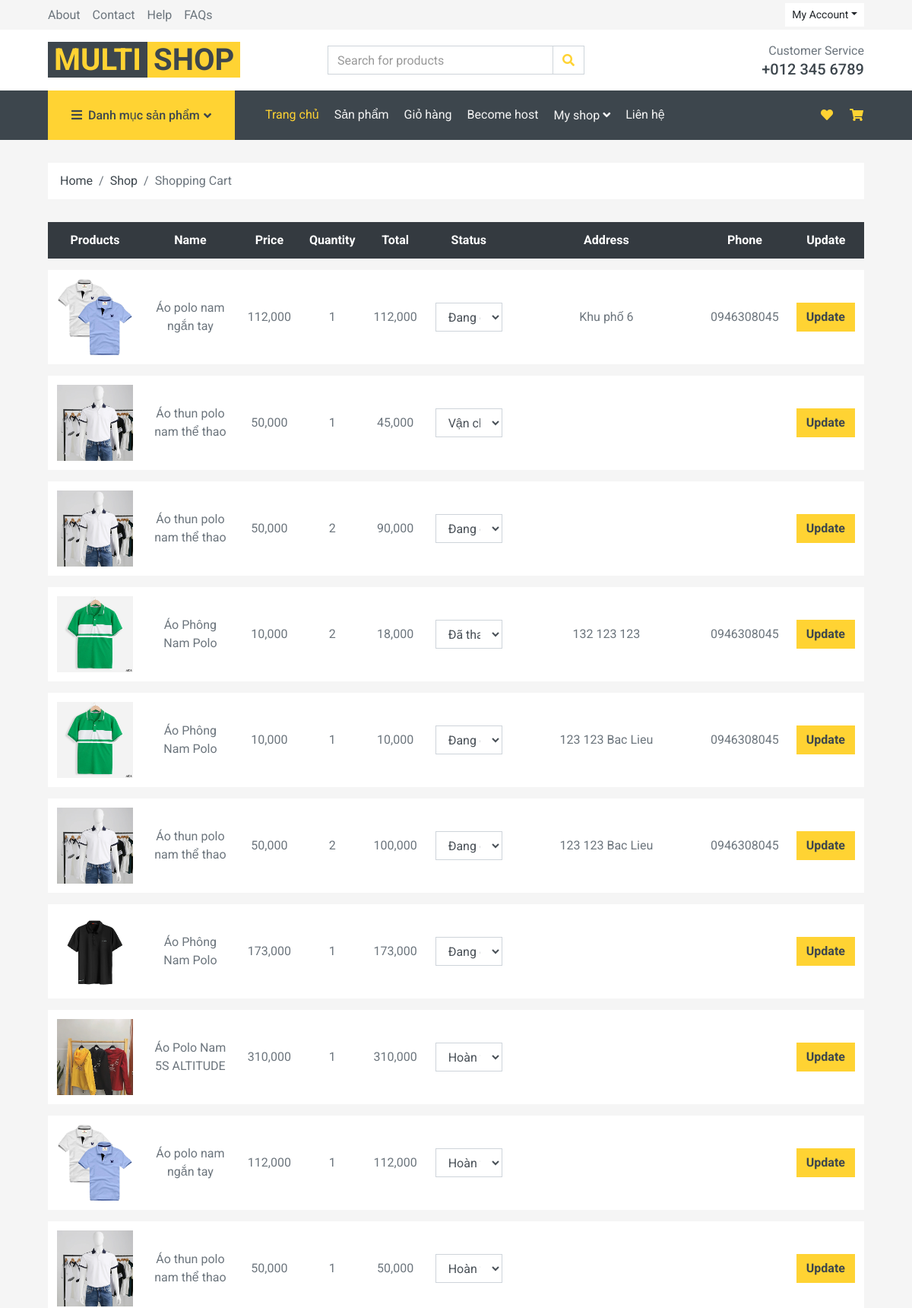
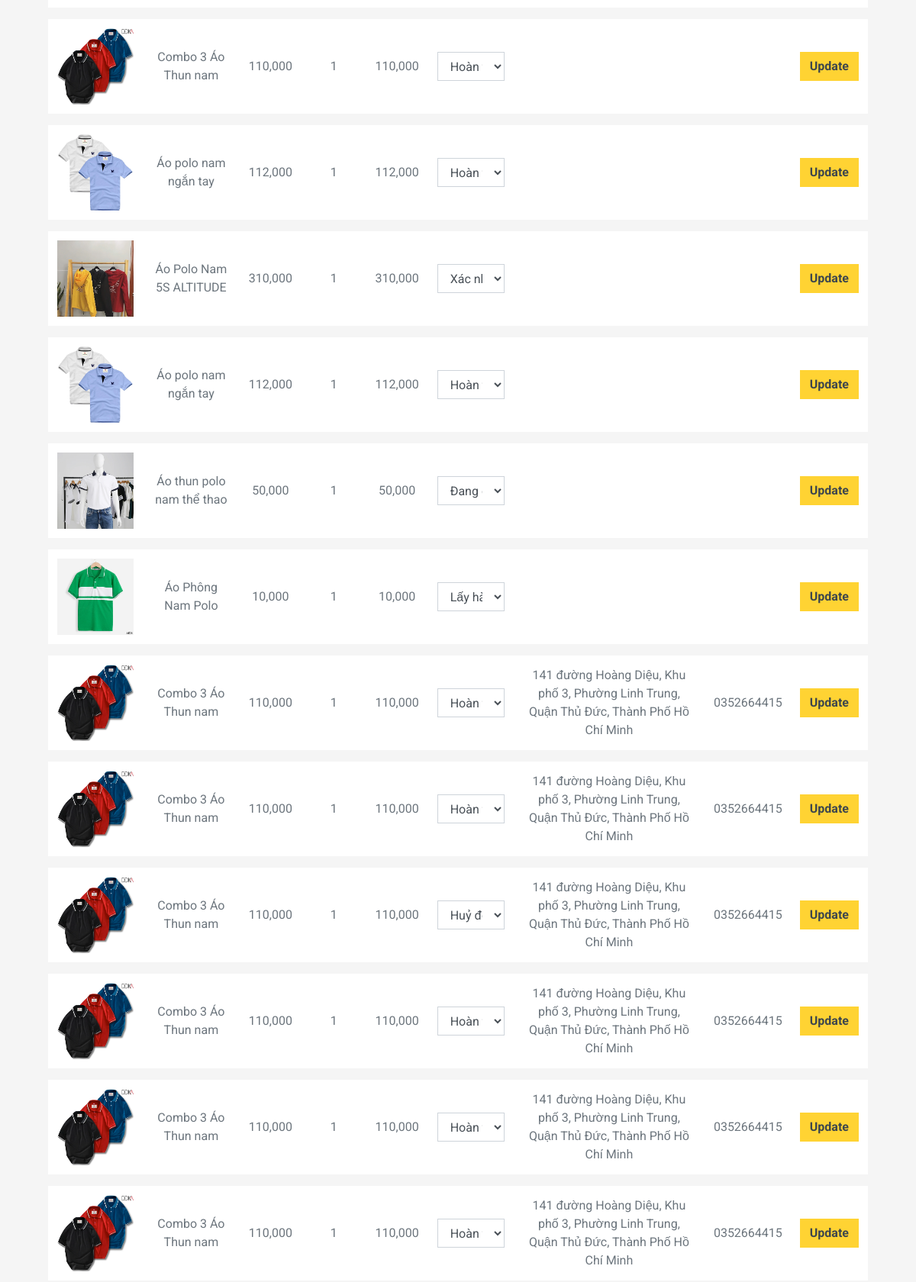
The app's page /order-shop (signed in, upper part) with its own data (2 pictures, top to bottom).
### ecommerce/models.py (models this page shows, shortened)
class OrderDetail(models.Model):
    order_detail_id = models.AutoField(primary_key=True)
    order_id = models.ForeignKey(Order, models.DO_NOTHING)
    product = models.ForeignKey(Product, models.DO_NOTHING)
    product_quantity = models.IntegerField(blank=True, null=True)
    discount = models.ForeignKey(Coupon, models.DO_NOTHING)
    order_detail_date = models.DateTimeField(blank=True, null=True)
    status = models.TextField(blank=True, null=True)
    class Meta:
        managed = True
        db_table = 'order_detail'
    def price_order(self):
        return (self.product.product_price_new * self.product_quantity) * (100 - self.discount.decrease) / 100

class Product(models.Model):
    product_id = models.AutoField(primary_key=True)
    cate_id = models.ForeignKey(Category, models.DO_NOTHING)
    product_name = models.TextField(blank=True, null=True)
    product_price = models.IntegerField(blank=True, null=True)
    product_price_new = models.IntegerField(blank=True, null=True)
    product_quantity = models.IntegerField(blank=True, null=True)
    product_detail = models.TextField(blank=True, null=True)
    product_status = models.BooleanField(blank=True, null=True)
    rate = models.TextField(blank=True, null=True)
    description = models.TextField(blank=True, null=True)
    information = models.TextField(blank=True, null=True)
    review = models.TextField(blank=True, null=True)
    image_path = models.TextField(blank=True, null=True)
    type = models.TextField(blank=True, null=True)
    class Meta:
        managed = True
        db_table = 'product'

class Coupon(models.Model):
    coupon = models.TextField(blank=True, null=True)
    status = models.IntegerField(blank=True, null=True)
    decrease = models.IntegerField(blank=True, null=True)
    class Meta:
        managed = True
        db_table = 'coupon'

class Order(models.Model):
    order_id = models.AutoField(primary_key=True)
    user = models.ForeignKey(User, models.DO_NOTHING)
    ship_name = models.TextField(blank=True, null=True)
    ship_address = models.TextField(blank=True, null=True)
    ship_phone = models.TextField(blank=True, null=True)
    order_date = models.DateTimeField(blank=True, null=True)
    total_price = models.TextField(blank=True, null=True)
    order_status = models.TextField(blank=True, null=True)
    email = models.TextField(blank=True, null=True)
    diachi = models.TextField(blank=True, null=True)
    huyen = models.TextField(blank=True, null=True)
    tinh = models.TextField(blank=True, null=True)
    payment_type = models.TextField(blank=True, null=True)
    class Meta:
        managed = True
        db_table = 'order'

### ecommerce/views.py (the view)
# urls.py: path('order-shop', ordershop, name='ordershop'),
@login_required
def ordershop(request):
    productid = ShopDetail.objects.filter(user_id = request.user.id).values_list('product_id', flat=True)
    order_detail = OrderDetail.objects.filter(product_id__in=productid).order_by('-order_detail_date')
    return render(request, 'home/ordershop.html', {'order_detail': order_detail})

### ecommerce/templatetags/custom_filter.py (called while the page is built)
@register.filter
def format_price(value):
    return intcomma(int(value))

### templates/home/ordershop.html (shortened to what this page needs)
{% extends "home/base.html" %}
{% load static %}
{% load custom_filter %}
{% block placeholder %}
<body>
    <div class="container-fluid">
        <div class="row px-xl-5">
            <div class="col-12">
                <nav class="breadcrumb bg-light mb-30">
                    <a class="breadcrumb-item text-dark" href="#">Home</a>
                    <a class="breadcrumb-item text-dark" href="#">Shop</a>
                    <span class="breadcrumb-item active">Shopping Cart</span>
                </nav>
            </div>
        </div>
    </div>
    <div class="container-fluid">
        <div class="row px-xl-5">
            <div class="col-lg-12 table-responsive mb-5">
                <table class="table table-light table-borderless table-hover text-center mb-0">
                    <thead class="thead-dark">
                        <tr>
                            <th>Products</th>
                            <th>Name</th>
                            <th>Price</th>
                            <th>Quantity</th>
                            <th>Total</th>
                            <th>Status</th>
                            <th>Address</th>
                            <th>Phone</th>
                            <th>Update</th>
                        </tr>
                    </thead>
                    <tbody class="align-middle">
                        {% for order in order_detail %}
                        <form action="/edit-order-detail" method="post">
                            <tr>
                                <td class="align-middle"><img src="{% static 'img/product' %}/{{ order.product.image_path}}" alt="{{ order.product.product_name }}" style="width: 100px;"> {{ order.product.name }}</td>
                                <td class="align-middle">{{ order.product.product_name }}</td>
                                <td class="align-middle">{{ order.product.product_price_new|format_price }}</td>
                                <td class="align-middle">{{ order.product_quantity }}</td>
                                <td class="align-middle">{{ order.price_order|format_price }}</td>
                                <td class="align-middle">
                                    <select class="form-control" name="status" required="required">
                                        <option name="status" value="{{ order.status }}">{{ order.status }}</option>
                                    </select>
                                </td>
                                <td class="align-middle">{{ order.order_id.ship_address}}</td>
                                <td class="align-middle">{{ order.order_id.ship_phone }}</td>
                                <td class="align-middle">
                                    <div class="input-group-append">
                                        <button name="orderupdate" value="{{ order.order_detail_id }}" type="submit" class="btn btn-block btn-primary font-weight-bold">Update</button>
                                    </div>
                                </td>
                            </tr>
                        </form>
                        {% endfor %}
                    </tbody>
                </table>
            </div>
            </div>
        </div>
{% endblock %}

### records on screen
OrderDetail: product.image_path (picture), product.product_name "Áo polo nam ngắn tay", product.product_price_new "112,000", product_quantity "1", price_order "112,000", status "Đang chờ xác nhận", order_id.ship_address "Khu phố 6", order_id.ship_phone "0946308045", {{ order.order_detail_id }} 43 (drawn)
OrderDetail: product.image_path (picture), product.product_name "Áo thun polo nam thể thao", product.product_price_new "50,000", product_quantity "1", price_order "45,000", status "Vận chuyển", {{ order.order_detail_id }} 42 (drawn)
OrderDetail: product.image_path (picture), product.product_name "Áo thun polo nam thể thao", product.product_price_new "50,000", product_quantity "2", price_order "90,000", status "Đang chờ xác nhận", {{ order.order_detail_id }} 41 (drawn)
OrderDetail: product.image_path (picture), product.product_name "Áo Phông Nam Polo", product.product_price_new "10,000", product_quantity "2", price_order "18,000", status "Đã thanh toán", order_id.ship_address "132 123 123", order_id.ship_phone "0946308045", {{ order.order_detail_id }} 40 (drawn)
OrderDetail: product.image_path (picture), product.product_name "Áo Phông Nam Polo", product.product_price_new "10,000", product_quantity "1", price_order "10,000", status "Đang chờ xác nhận", order_id.ship_address "123 123 Bac Lieu", order_id.ship_phone "0946308045", {{ order.order_detail_id }} 39 (drawn)
OrderDetail: product.image_path (picture), product.product_name "Áo thun polo nam thể thao", product.product_price_new "50,000", product_quantity "2", price_order "100,000", status "Đang chờ xác nhận", order_id.ship_address "123 123 Bac Lieu", order_id.ship_phone "0946308045", {{ order.order_detail_id }} 38 (drawn)
OrderDetail: product.image_path (picture), product.product_name "Áo Phông Nam Polo", product.product_price_new "173,000", product_quantity "1", price_order "173,000", status "Đang chờ xác nhận", {{ order.order_detail_id }} 37 (drawn)
OrderDetail: product.image_path (picture), product.product_name "Áo Polo Nam 5S ALTITUDE", product.product_price_new "310,000", product_quantity "1", price_order "310,000", status "Hoàn thành", {{ order.order_detail_id }} 36 (drawn)
OrderDetail: product.image_path (picture), product.product_name "Áo polo nam ngắn tay", product.product_price_new "112,000", product_quantity "1", price_order "112,000", status "Hoàn thành", {{ order.order_detail_id }} 35 (drawn)
OrderDetail: product.image_path (picture), product.product_name "Áo thun polo nam thể thao", product.product_price_new "50,000", product_quantity "1", price_order "50,000", status "Hoàn thành", {{ order.order_detail_id }} 34 (drawn)
OrderDetail: product.image_path (picture), product.product_name "Combo 3 Áo Thun nam", product.product_price_new "110,000", product_quantity "1", price_order "110,000", status "Hoàn thành", {{ order.order_detail_id }} 33 (drawn)
OrderDetail: product.image_path (picture), product.product_name "Áo polo nam ngắn tay", product.product_price_new "112,000", product_quantity "1", price_order "112,000", status "Hoàn thành", {{ order.order_detail_id }} 32 (drawn)
OrderDetail: product.image_path (picture), product.product_name "Áo Polo Nam 5S ALTITUDE", product.product_price_new "310,000", product_quantity "1", price_order "310,000", status "Xác nhận", {{ order.order_detail_id }} 31 (drawn)
OrderDetail: product.image_path (picture), product.product_name "Áo polo nam ngắn tay", product.product_price_new "112,000", product_quantity "1", price_order "112,000", status "Hoàn thành", {{ order.order_detail_id }} 30 (drawn)
OrderDetail: product.image_path (picture), product.product_name "Áo thun polo nam thể thao", product.product_price_new "50,000", product_quantity "1", price_order "50,000", status "Đang chờ xác nhận", {{ order.order_detail_id }} 29 (drawn)
OrderDetail: product.image_path (picture), product.product_name "Áo Phông Nam Polo", product.product_price_new "10,000", product_quantity "1", price_order "10,000", status "Lấy hàng", {{ order.order_detail_id }} 28 (drawn)
OrderDetail: product.image_path (picture), product.product_name "Combo 3 Áo Thun nam", product.product_price_new "110,000", product_quantity "1", price_order "110,000", status "Hoàn thành", order_id.ship_address "141 đường Hoàng Diệu, Khu phố 3, Phường Linh Trung, Quận Thủ Đức, Thành Phố Hồ Chí Minh", order_id.ship_phone "0352664415", {{ order.order_detail_id }} 27 (drawn)
OrderDetail: product.image_path (picture), product.product_name "Combo 3 Áo Thun nam", product.product_price_new "110,000", product_quantity "1", price_order "110,000", status "Hoàn thành", order_id.ship_address "141 đường Hoàng Diệu, Khu phố 3, Phường Linh Trung, Quận Thủ Đức, Thành Phố Hồ Chí Minh", order_id.ship_phone "0352664415", {{ order.order_detail_id }} 26 (drawn)
OrderDetail: product.image_path (picture), product.product_name "Combo 3 Áo Thun nam", product.product_price_new "110,000", product_quantity "1", price_order "110,000", status "Huỷ đơn", order_id.ship_address "141 đường Hoàng Diệu, Khu phố 3, Phường Linh Trung, Quận Thủ Đức, Thành Phố Hồ Chí Minh", order_id.ship_phone "0352664415", {{ order.order_detail_id }} 25 (drawn)
OrderDetail: product.image_path (picture), product.product_name "Combo 3 Áo Thun nam", product.product_price_new "110,000", product_quantity "1", price_order "110,000", status "Hoàn thành", order_id.ship_address "141 đường Hoàng Diệu, Khu phố 3, Phường Linh Trung, Quận Thủ Đức, Thành Phố Hồ Chí Minh", order_id.ship_phone "0352664415", {{ order.order_detail_id }} 24 (drawn)
OrderDetail: product.image_path (picture), product.product_name "Combo 3 Áo Thun nam", product.product_price_new "110,000", product_quantity "1", price_order "110,000", status "Hoàn thành", order_id.ship_address "141 đường Hoàng Diệu, Khu phố 3, Phường Linh Trung, Quận Thủ Đức, Thành Phố Hồ Chí Minh", order_id.ship_phone "0352664415", {{ order.order_detail_id }} 23 (drawn)
OrderDetail: product.image_path (picture), product.product_name "Combo 3 Áo Thun nam", product.product_price_new "110,000", product_quantity "1", price_order "110,000", status "Hoàn thành", order_id.ship_address "141 đường Hoàng Diệu, Khu phố 3, Phường Linh Trung, Quận Thủ Đức, Thành Phố Hồ Chí Minh", order_id.ship_phone "0352664415", {{ order.order_detail_id }} 22 (drawn)
